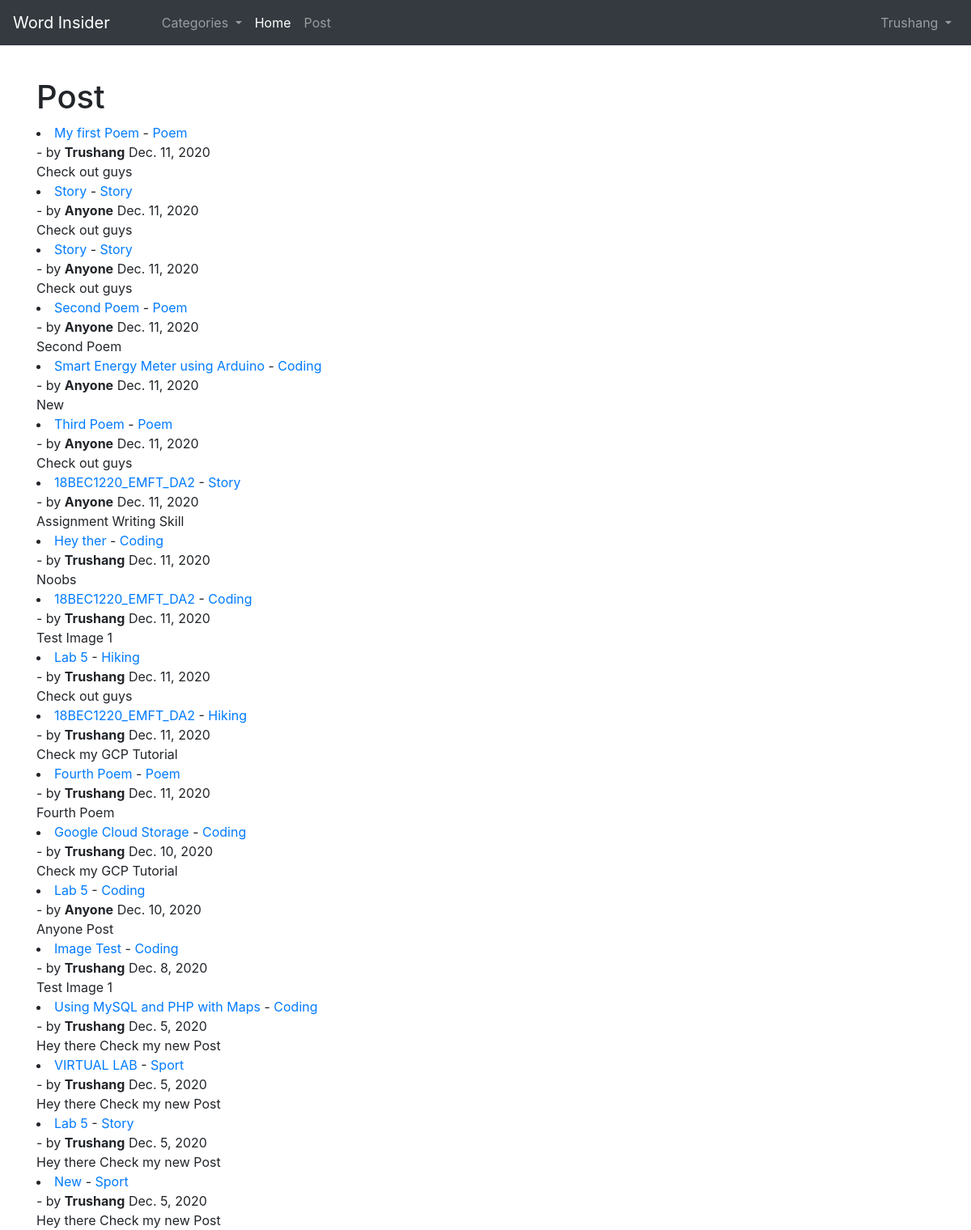
Screenshot of /home/ (signed in) with the database file from the repository.
### blog/models.py (models this page shows, shortened)
class Post(models.Model):
    title = models.CharField(max_length=255)
    header_image = models.ImageField(null=True,blank=True,upload_to="images/")
    title_tag = models.CharField(max_length=255)
    author = models.ForeignKey(User,on_delete=models.CASCADE)
    body = RichTextField(blank=True,null=True)
    pub_Date = models.DateField(auto_now_add=True)
    category = models.CharField(max_length=25,default='coding')
    likes = models.ManyToManyField(User,related_name='blog_posts')
    snippet = models.CharField(max_length=100)

### blog/views.py (the view)
# urls.py: path('home/',HomeView.as_view(),name="home"),
class HomeView(ListView):
    model = Post
    template_name = 'home.html'
    ordering = ['-pub_Date']
    def get_context_data(self, *args, **kwargs):
        cat_menu = CategoryList.objects.all()
        context = super(HomeView,self).get_context_data(*args, **kwargs)
        context["cat_menu"] = cat_menu
        return context

### blog/models.py (called while the page is built)
    def __str__(self):
        return self.name

### blog/templates/home.html (shortened to what this page needs)
{% extends 'base.html' %}
{% block content %}
<h1>Post</h1>
    {% for post in object_list %}
        <li><a href="{%url 'article-detail' post.pk %}">{{ post.title }} </a> - <a href="{% url 'category' post.category|slugify %}">{{ post.category }}</a><br> - by <strong>{{ post.author }}</strong> {{ post.pub_Date }}
        <br>
            {{ post.snippet | safe }}
        </li>
    {% endfor%}
{% endblock %}

### blog/templates/base.html (shortened to what this page needs)
<!doctype html>
<html lang="en">
  <head>
    <link rel="stylesheet" href="https://cdn.jsdelivr.net/npm/bootstrap@4.5.3/dist/css/bootstrap.min.css">
  </head>
  <div>
  <ul class="navbar navbar-expand-lg navbar-dark bg-dark">
  <a class="navbar-brand" href="{% url 'home' %}">Word Insider</a>
  <ul class="collapse navbar-collapse" id="navbarSupportedContent">
    <ul class="navbar-nav mr-auto">
    {% if cat_menu %}
            <li class="nav-item dropdown">
        <a class="nav-link dropdown-toggle" href="#" id="navbarDropdown" role="button" data-toggle="dropdown" aria-haspopup="true" aria-expanded="false">
          Categories
        </a>
      </li>
        {% endif %}
    {% if user.is_authenticated %}
            <li class="nav-item active">
        <a class="nav-link" href="{% url 'home' %}">Home <span class="sr-only">(current)</span></a>
      </li>
      <li class="nav-item">
        <a class="nav-link" href="{% url 'add-post' %}">Post</a>
      </li>
         </ul>
        <ul class="navbar-nav ml-auto">
      <li class="nav-item dropdown">
        <a class="nav-link dropdown-toggle" href="#" id="navbarDropdown" role="button" data-toggle="dropdown" aria-haspopup="true" aria-expanded="false">
          {{ user.username }}
        </a>
      </li>
        </ul>
  </ul>
    {% endif %}
</div>
  <br>
  <div class="container">
    {% block content %}
    {% endblock %}
  </div>
  </body>
</html>

### rows the page displays
Post: title "My first Poem", category "Poem", author "Trushang", pub_Date "Dec. 11, 2020", snippet "Check out guys"
Post: title "Story", category "Story", author "Anyone", pub_Date "Dec. 11, 2020", snippet "Check out guys"
Post: title "Story", category "Story", author "Anyone", pub_Date "Dec. 11, 2020", snippet "Check out guys"
Post: title "Second Poem", category "Poem", author "Anyone", pub_Date "Dec. 11, 2020", snippet "Second Poem"
Post: title "Smart Energy Meter using Arduino", category "Coding", author "Anyone", pub_Date "Dec. 11, 2020", snippet "New"
Post: title "Third Poem", category "Poem", author "Anyone", pub_Date "Dec. 11, 2020", snippet "Check out guys"
Post: title "18BEC1220_EMFT_DA2", category "Story", author "Anyone", pub_Date "Dec. 11, 2020", snippet "Assignment Writing Skill"
Post: title "Hey ther", category "Coding", author "Trushang", pub_Date "Dec. 11, 2020", snippet "Noobs"
Post: title "18BEC1220_EMFT_DA2", category "Coding", author "Trushang", pub_Date "Dec. 11, 2020", snippet "Test Image 1"
Post: title "Lab 5", category "Hiking", author "Trushang", pub_Date "Dec. 11, 2020", snippet "Check out guys"
Post: title "18BEC1220_EMFT_DA2", category "Hiking", author "Trushang", pub_Date "Dec. 11, 2020", snippet "Check my GCP Tutorial"
Post: title "Fourth Poem", category "Poem", author "Trushang", pub_Date "Dec. 11, 2020", snippet "Fourth Poem"
Post: title "Google Cloud Storage", category "Coding", author "Trushang", pub_Date "Dec. 10, 2020", snippet "Check my GCP Tutorial"
Post: title "Lab 5", category "Coding", author "Anyone", pub_Date "Dec. 10, 2020", snippet "Anyone Post"
Post: title "Image Test", category "Coding", author "Trushang", pub_Date "Dec. 8, 2020", snippet "Test Image 1"
Post: title "Using MySQL and PHP with Maps", category "Coding", author "Trushang", pub_Date "Dec. 5, 2020", snippet "Hey there Check my new Post"
Post: title "VIRTUAL LAB", category "Sport", author "Trushang", pub_Date "Dec. 5, 2020", snippet "Hey there Check my new Post"
Post: title "Lab 5", category "Story", author "Trushang", pub_Date "Dec. 5, 2020", snippet "Hey there Check my new Post"
Post: title "New", category "Sport", author "Trushang", pub_Date "Dec. 5, 2020", snippet "Hey there Check my new Post"

### other values shown
{{ user.username }} "Trushang"
